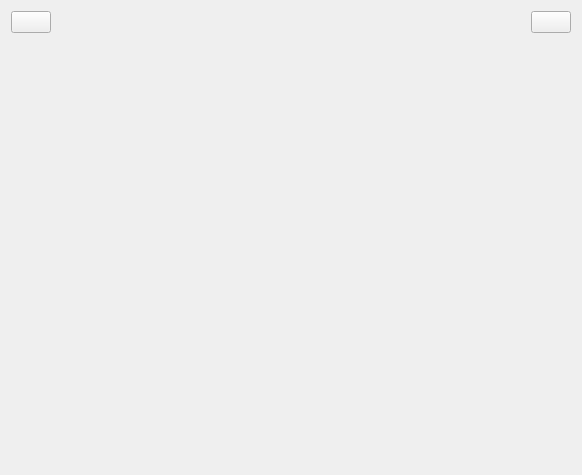
<?xml version="1.0" encoding="UTF-8"?>
<ui version="4.0">
 <class>MasterView</class>
 <widget class="QWidget" name="MasterView">
  <property name="geometry">
   <rect>
    <x>0</x>
    <y>0</y>
    <width>582</width>
    <height>475</height>
   </rect>
  </property>
  <property name="windowTitle">
   <string>MasterView</string>
  </property>
  <layout class="QVBoxLayout" name="verticalLayout">
   <item>
    <layout class="QHBoxLayout" name="horizontalLayout">
     <item>
      <widget class="QPushButton" name="btBack">
       <property name="text">
        <string/>
       </property>
       <property name="icon">
        <iconset resource="zy3.qrc">
         <normaloff>:/img/hui fu.png</normaloff>:/img/hui fu.png</iconset>
       </property>
      </widget>
     </item>
     <item>
      <spacer name="horizontalSpacer_2">
       <property name="orientation">
        <enum>Qt::Horizontal</enum>
       </property>
       <property name="sizeHint" stdset="0">
        <size>
         <width>158</width>
         <height>17</height>
        </size>
       </property>
      </spacer>
     </item>
     <item>
      <widget class="QLabel" name="labelTitle">
       <property name="text">
        <string/>
       </property>
      </widget>
     </item>
     <item>
      <spacer name="horizontalSpacer">
       <property name="orientation">
        <enum>Qt::Horizontal</enum>
       </property>
       <property name="sizeHint" stdset="0">
        <size>
         <width>98</width>
         <height>18</height>
        </size>
       </property>
      </spacer>
     </item>
     <item>
      <widget class="QPushButton" name="btLogout">
       <property name="text">
        <string/>
       </property>
       <property name="icon">
        <iconset resource="zy3.qrc">
         <normaloff>:/img/tui chu.png</normaloff>:/img/tui chu.png</iconset>
       </property>
      </widget>
     </item>
    </layout>
   </item>
   <item>
    <widget class="QStackedWidget" name="stackedWidget"/>
   </item>
  </layout>
 </widget>
 <resources>
  <include location="zy3.qrc"/>
 </resources>
 <connections/>
</ui>
